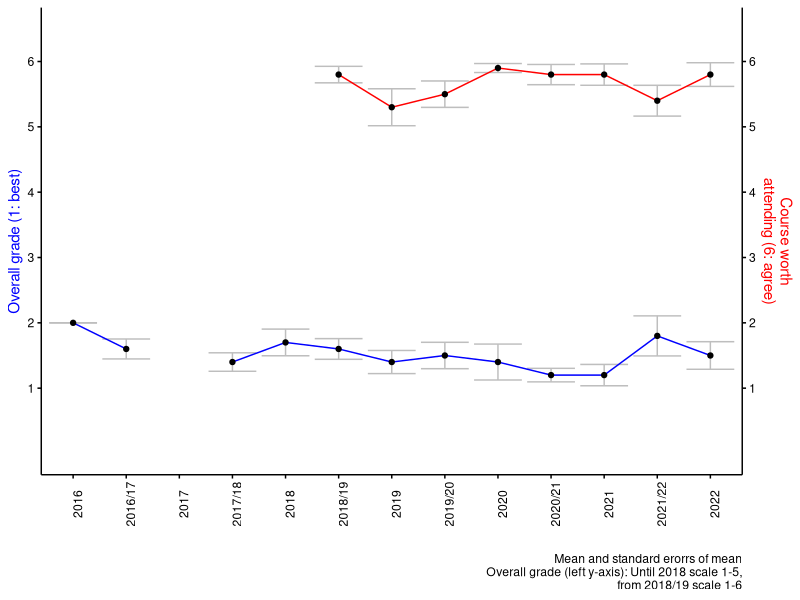
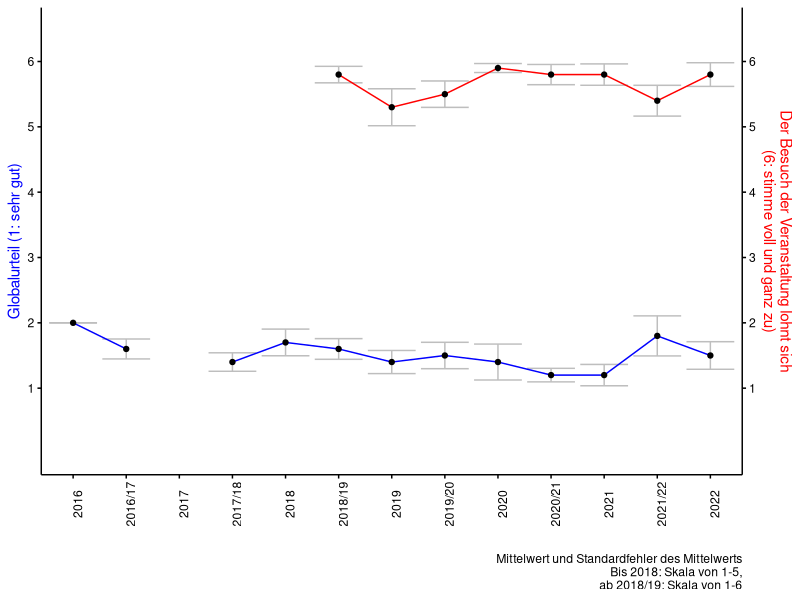

Recreate these plots in R, in order.

### plot time trend of course evaluations

## generate data
evals <- data.frame("semester" = c("2016", "2016/17", "2017", "2017/18",
                                   # frankfurt
                                   "2018", "2018/19",
                                   "2019", "2019/20",
                                   "2020", "2020/21",
                                   "2021", "2021/22",
                                   "2022"),
                    "mean" = c(2, 1.6, NA, 1.4,
                               # frankfurt
                               1.7, 1.6,
                               1.4, 1.5,
                               1.4, 1.2,
                               1.2, 1.8,
                               1.5
                    ),
                    "sd" = c(0, 0.7, NA, 0.6,
                             # frankfurt
                             0.5, 0.5,
                             0.5, 0.7,
                             1.2, 0.4,
                             0.4, 1.3,
                             0.7
                    ),
                    "n" = c(5, 21, NA, 18,
                            # frankfurt
                            6, 10,
                            8, 12,
                            19, 15,
                            6, 18,
                            11
                    ),
                    "University" = c("CGN", "CGN", "CGN", "CGN",
                                     "FRA", "FRA", "FRA", "FRA", "FRA",
                                     "FRA", "FRA", "FRA", "FRA"),
                    "worth" = c (NA, NA, NA, NA, NA,
                                 5.8, 5.3, 5.5, 5.9,
                                 5.8, 5.8, 5.4, 5.8),
                    "worthSD" = c (NA, NA, NA, NA, NA,
                                   0.4, 0.8, 0.7, 0.3,
                                   0.6, 0.4, 1.0, 0.6)
)

evals$grandmean <- mean(evals$mean, na.rm = T)

evals$worthgrandmean <- mean(evals$worth, na.rm = T)

# load package
library(ggplot2); theme_set(theme_bw() +
                              theme(axis.line = element_line(colour = "black"),
                                    panel.grid.major = element_blank(),
                                    panel.grid.minor = element_blank(),
                                    panel.border = element_blank(),
                                    panel.background = element_blank(),
                                    axis.text = element_text(color="black"),
                                    axis.ticks = element_line(colour = "black")))


## English version

ggplot(data = evals, aes(y = semester,
                         x = mean#,
                         # colour = University
)) +
  geom_errorbarh(aes(xmin = mean - sd/sqrt(n),
                     xmax = mean + sd/sqrt(n)),
                 colour = "grey") +
  xlab("Overall grade (1: best)") + ylab("") +
  geom_path(aes(group = 1), colour = "blue") +
  # geom_vline(xintercept = evals$grandmean ,
  #           colour = "blue") +
  geom_point() +
  geom_errorbarh(data = evals, aes(xmin = worth - worthSD/sqrt(n),
                                   xmax = worth + worthSD/sqrt(n)),
                 colour = "grey") +
  scale_x_continuous(limits = c(0, 6.5), breaks = c(1:6),
                     sec.axis = sec_axis(~. , breaks = c(1:6),
                                         name = "Course worth\nattending (6: agree)")
  ) +
  geom_path(data = evals, aes(x = worth, group = 1), colour = "red") +  # add the second axis
  geom_point(data = evals, aes(y = semester,
                               x = worth#,
                               # colour = University
  )) +
  theme(axis.text.x = element_text(angle = 90),
        axis.title.y = element_text(color = "blue"),
        axis.title.y.right = element_text(color = "red")) +
  labs(caption = "Mean and standard erorrs of mean
       Overall grade (left y-axis): Until 2018 scale 1-5,
       from 2018/19 scale 1-6") +
  coord_flip()

dev.copy(png, "out/evalovertime.png",
         units="px", width=1600, height=1600, res=300)
dev.off()


## german version
ggplot(data = evals, aes(y = semester,
                         x = mean#,
                         # colour = University
)) +
  geom_errorbarh(aes(xmin = mean - sd/sqrt(n),
                     xmax = mean + sd/sqrt(n)),
                 colour = "grey") +
  xlab("Globalurteil (1: sehr gut)") + ylab("") +
  geom_path(aes(group = 1), colour = "blue") +
  geom_point() +
  geom_errorbarh(data = evals, aes(xmin = worth - worthSD/sqrt(n),
                                   xmax = worth + worthSD/sqrt(n)),
                 colour = "grey") +
  scale_x_continuous(limits = c(0, 6.5), breaks = c(1:6),
                     sec.axis = sec_axis(~. , breaks = c(1:6),
                                         name = "Der Besuch der Veranstaltung lohnt sich
(6: stimme voll und ganz zu)")
  ) +
  geom_path(data = evals, aes(x = worth, group = 1), colour = "red") +  # add the second axis
  geom_point(data = evals, aes(y = semester,
                               x = worth#,
                               # colour = University
  )) +
  theme(axis.text.x = element_text(angle = 90),
        axis.title.y = element_text(color = "blue"),
        axis.title.y.right = element_text(color = "red")) +
  labs(caption = "Mittelwert und Standardfehler des Mittelwerts
       Bis 2018: Skala von 1-5,
       ab 2018/19: Skala von 1-6") +
  coord_flip()

dev.copy(png, "out/evalovertime_de.png",
         units="px", width=1600, height=1600, res=300)
dev.off()
